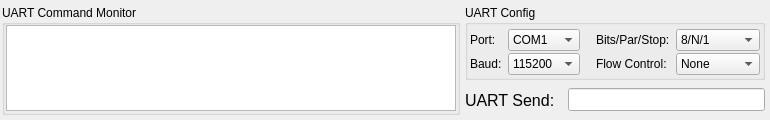
<?xml version="1.0" encoding="UTF-8"?>
<ui version="4.0">
 <class>UARTBox</class>
 <widget class="QWidget" name="UARTBox">
  <property name="geometry">
   <rect>
    <x>0</x>
    <y>0</y>
    <width>770</width>
    <height>120</height>
   </rect>
  </property>
  <property name="windowTitle">
   <string>Form</string>
  </property>
  <layout class="QGridLayout" name="gridLayout_3" rowstretch="1,0" columnstretch="1,0,0,0">
   <property name="leftMargin">
    <number>2</number>
   </property>
   <property name="topMargin">
    <number>5</number>
   </property>
   <property name="rightMargin">
    <number>5</number>
   </property>
   <property name="bottomMargin">
    <number>5</number>
   </property>
   <property name="spacing">
    <number>5</number>
   </property>
   <item row="0" column="1" colspan="3">
    <widget class="QGroupBox" name="groupBox_2">
     <property name="title">
      <string>UART Config</string>
     </property>
     <layout class="QGridLayout" name="gridLayout_2">
      <property name="leftMargin">
       <number>2</number>
      </property>
      <property name="topMargin">
       <number>2</number>
      </property>
      <property name="rightMargin">
       <number>2</number>
      </property>
      <property name="bottomMargin">
       <number>0</number>
      </property>
      <property name="verticalSpacing">
       <number>0</number>
      </property>
      <item row="1" column="4">
       <widget class="QComboBox" name="flowCb">
        <item>
         <property name="text">
          <string>None</string>
         </property>
        </item>
        <item>
         <property name="text">
          <string>Hardware</string>
         </property>
        </item>
        <item>
         <property name="text">
          <string>Software</string>
         </property>
        </item>
       </widget>
      </item>
      <item row="1" column="0">
       <widget class="QLabel" name="label_2">
        <property name="text">
         <string>Baud:</string>
        </property>
       </widget>
      </item>
      <item row="0" column="0">
       <widget class="QLabel" name="label">
        <property name="text">
         <string>Port:</string>
        </property>
       </widget>
      </item>
      <item row="1" column="1">
       <widget class="QComboBox" name="baudCb">
        <item>
         <property name="text">
          <string>115200</string>
         </property>
        </item>
       </widget>
      </item>
      <item row="0" column="1">
       <widget class="QComboBox" name="portCb">
        <item>
         <property name="text">
          <string>COM1</string>
         </property>
        </item>
        <item>
         <property name="text">
          <string>COM2</string>
         </property>
        </item>
        <item>
         <property name="text">
          <string>COM3</string>
         </property>
        </item>
        <item>
         <property name="text">
          <string>COM4</string>
         </property>
        </item>
       </widget>
      </item>
      <item row="0" column="3">
       <widget class="QLabel" name="label_3">
        <property name="text">
         <string>Bits/Par/Stop:</string>
        </property>
       </widget>
      </item>
      <item row="0" column="4">
       <widget class="QComboBox" name="bpsCb">
        <item>
         <property name="text">
          <string>8/N/1</string>
         </property>
        </item>
       </widget>
      </item>
      <item row="1" column="3">
       <widget class="QLabel" name="label_4">
        <property name="text">
         <string>Flow Control:</string>
        </property>
       </widget>
      </item>
      <item row="0" column="2">
       <spacer name="horizontalSpacer">
        <property name="orientation">
         <enum>Qt::Horizontal</enum>
        </property>
        <property name="sizeType">
         <enum>QSizePolicy::Preferred</enum>
        </property>
        <property name="sizeHint" stdset="0">
         <size>
          <width>10</width>
          <height>10</height>
         </size>
        </property>
       </spacer>
      </item>
     </layout>
    </widget>
   </item>
   <item row="0" column="0" rowspan="2">
    <widget class="QGroupBox" name="groupBox">
     <property name="title">
      <string>UART Command Monitor</string>
     </property>
     <layout class="QGridLayout" name="gridLayout">
      <property name="leftMargin">
       <number>1</number>
      </property>
      <property name="topMargin">
       <number>0</number>
      </property>
      <property name="rightMargin">
       <number>1</number>
      </property>
      <property name="bottomMargin">
       <number>1</number>
      </property>
      <item row="0" column="0">
       <widget class="QTextBrowser" name="tb">
        <property name="font">
         <font>
          <family>Courier</family>
          <pointsize>10</pointsize>
         </font>
        </property>
        <property name="html">
         <string>&lt;!DOCTYPE HTML PUBLIC &quot;-//W3C//DTD HTML 4.0//EN&quot; &quot;http://www.w3.org/TR/REC-html40/strict.dtd&quot;&gt;
&lt;html&gt;&lt;head&gt;&lt;meta name=&quot;qrichtext&quot; content=&quot;1&quot; /&gt;&lt;style type=&quot;text/css&quot;&gt;
p, li { white-space: pre-wrap; }
&lt;/style&gt;&lt;/head&gt;&lt;body style=&quot; font-family:'Courier'; font-size:10pt; font-weight:400; font-style:normal;&quot;&gt;
&lt;p style=&quot;-qt-paragraph-type:empty; margin-top:0px; margin-bottom:0px; margin-left:0px; margin-right:0px; -qt-block-indent:0; text-indent:0px;&quot;&gt;&lt;br /&gt;&lt;/p&gt;&lt;/body&gt;&lt;/html&gt;</string>
        </property>
       </widget>
      </item>
     </layout>
    </widget>
   </item>
   <item row="1" column="3">
    <widget class="QLineEdit" name="le">
     <property name="font">
      <font>
       <family>Courier</family>
       <pointsize>10</pointsize>
      </font>
     </property>
    </widget>
   </item>
   <item row="1" column="1">
    <widget class="QLabel" name="label_5">
     <property name="font">
      <font>
       <pointsize>12</pointsize>
      </font>
     </property>
     <property name="text">
      <string>UART Send:</string>
     </property>
    </widget>
   </item>
   <item row="1" column="2">
    <spacer name="verticalSpacer">
     <property name="orientation">
      <enum>Qt::Vertical</enum>
     </property>
     <property name="sizeType">
      <enum>QSizePolicy::MinimumExpanding</enum>
     </property>
     <property name="sizeHint" stdset="0">
      <size>
       <width>3</width>
       <height>30</height>
      </size>
     </property>
    </spacer>
   </item>
  </layout>
 </widget>
 <resources/>
 <connections/>
</ui>
